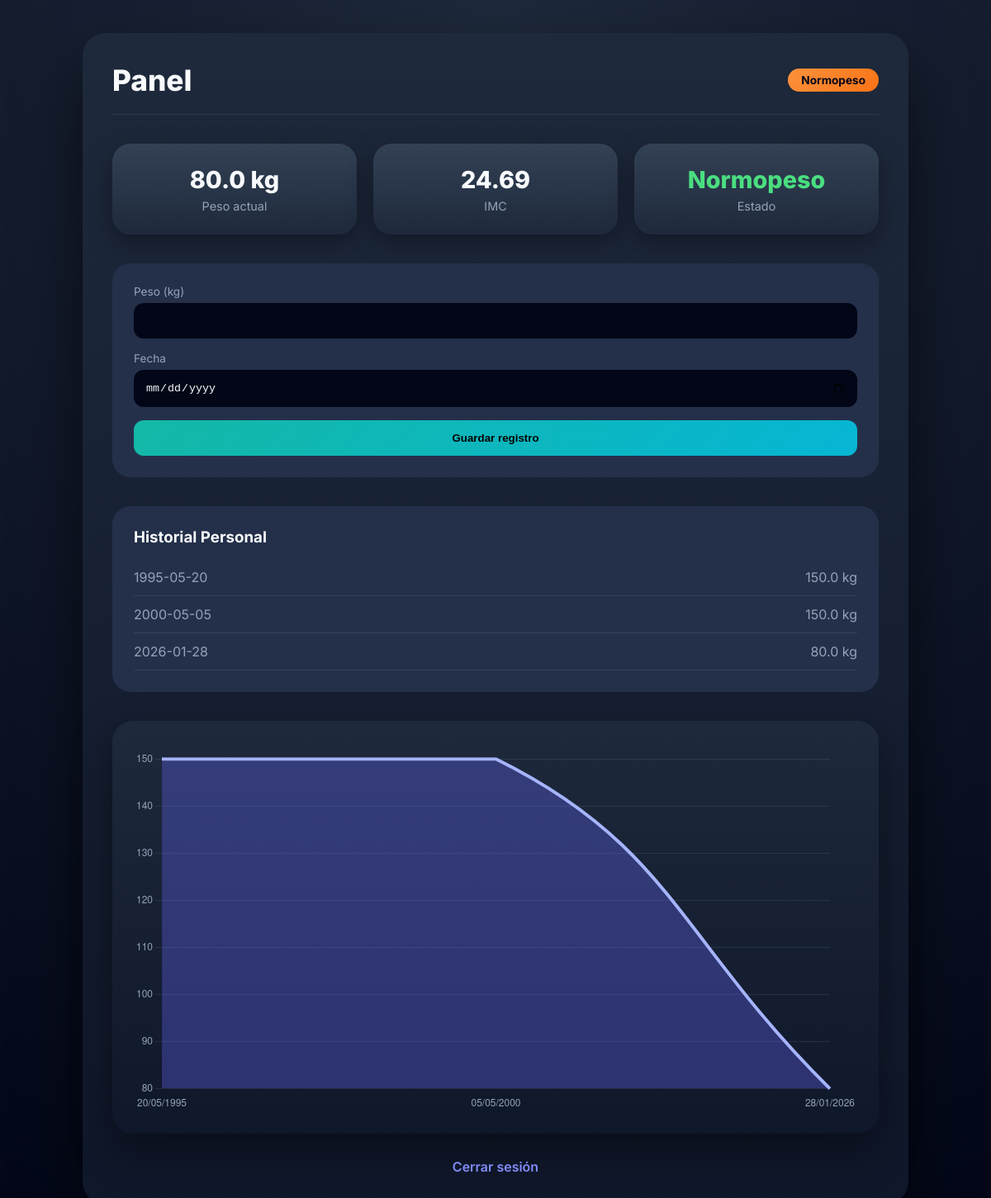
The page / (signed in) on the database its author committed.
### tables this page shows
CREATE TABLE registros (
            id INTEGER PRIMARY KEY AUTOINCREMENT,
            user_id INTEGER,
            peso REAL,
            fecha TEXT,
            FOREIGN KEY(user_id) REFERENCES users(id)
        );

### src/app.py (the view)
@app.get("/")
@jwt_required()
def home():
    current_user_id = get_jwt_identity()
    claims = get_jwt()
    es_admin = claims.get("rol") == "admin"
    registros = RegistroPeso.obtener_por_usuario(current_user_id)
    registros = sorted(registros, key=lambda r: r[2])
    altura = Usuario.get_altura(current_user_id)
    ultimo_peso = registros[-1][1] if registros else 0
    imc = None
    estado = "—"
    color_estado = "#94a3b8"
    if altura and ultimo_peso:
        imc = round(ultimo_peso / ((altura / 100) ** 2), 2)
        if imc < 18.5: estado, color_estado = "Bajo peso", "#fbbf24"
        elif imc < 25: estado, color_estado = "Normopeso", "#4ade80"
        elif imc < 30: estado, color_estado = "Sobrepeso", "#fb923c"
        else: estado, color_estado = "Obesidad", "#ef4444"
    labels = [datetime.strptime(r[2], "%Y-%m-%d").strftime("%d/%m/%Y") for r in registros]
    data = [r[1] for r in registros]
    return render_template(
        "home.html",
        registros=registros,
        peso_actual=ultimo_peso,
        imc=imc,
        estado=estado,
        color_estado=color_estado,
        altura=altura,
        labels=labels,
        data=data,
        hoy=date.today().strftime("%Y-%m-%d"),
        es_admin=es_admin  # <--- ¡PASAMOS EL DATO AQUÍ!
    )

### src/app.py (called while the page is built)
@app.after_request
def aplicar_seguridad(response):
    response.headers['Strict-Transport-Security'] = 'max-age=31536000; includeSubDomains'
    response.headers['Content-Security-Policy'] = csp_string
    response.headers['X-Content-Type-Options'] = 'nosniff'
    response.headers['X-Frame-Options'] = 'SAMEORIGIN'
    return response

### src/db.py (called while the page is built)
def get_connection():
    return sqlite3.connect(DB_PATH)

### src/models.py (called while the page is built)
    @staticmethod
    def get_altura(user_id):
        conn = get_connection()
        cur = conn.cursor()
        cur.execute("SELECT altura FROM users WHERE id=?", (user_id,))
        row = cur.fetchone()
        conn.close()
        return row[0] if row else None

    @staticmethod
    def obtener_por_usuario(user_id):
        conn = get_connection()
        cur = conn.cursor()
        cur.execute("""
            SELECT id, peso, fecha
            FROM registros
            WHERE user_id=?
            ORDER BY fecha DESC
        """, (user_id,))
        rows = cur.fetchall()
        conn.close()
        return rows

### templates/home.html (shortened to what this page needs)
<!DOCTYPE html>
<html lang="es">
<head>
</head>
<body>
<div class="panel">
    {% if es_admin %}
    <div class="header">
        <h1>Panel de Control 🛡️</h1>
    </div>
    <div class="stats" style="grid-template-columns: 1fr;">
        <div class="stat">
            <div class="stat-value">Modo Administrador</div>
            <div class="stat-label">Gestión global del sistema activada</div>
        </div>
    </div>
    <div class="form-card" style="text-align: center; padding: 40px;">
        <p style="margin-bottom: 25px; color: var(--muted); font-size: 1.1rem;">
            Bienvenido, Jefe. Desde aquí puedes supervisar la actividad de todos los usuarios registrados.
        </p>
        <a href="/admin/registros" class="btn-admin">
            📊 Acceder a Registros Globales
        </a>
    </div>
    {% else %}
    <div class="header">
        <h1>Panel</h1>
        <div class="status">{{ estado }}</div>
    </div>
    <div class="stats">
        <div class="stat">
            <div class="stat-value">{{ peso_actual }} kg</div>
            <div class="stat-label">Peso actual</div>
        </div>
        <div class="stat">
            <div class="stat-value">{{ imc }}</div>
            <div class="stat-label">IMC</div>
        </div>
        <div class="stat">
            <div class="stat-value" style="color:{{ color_estado }}">{{ estado }}</div>
            <div class="stat-label">Estado</div>
        </div>
    </div>
    <div class="form-card">
        <form method="POST" action="/registro">
            <label>Peso (kg)</label>
            <input type="number" step="0.01" name="peso" required>
            <label>Fecha</label>
            <input type="date" name="fecha" required min="2000-01-01" max="{{ hoy }}">
            <button>Guardar registro</button>
        </form>
    </div>
    <div class="historial">
        <h3>Historial Personal</h3>
        {% if registros %}
            {% for r in registros %}
            <div class="item">
                <span>{{ r[2] }}</span>
                <span>{{ r[1] }} kg</span>
            </div>
            {% endfor %}
        {% else %}
            <p style="color:var(--muted)">No hay registros aún.</p>
        {% endif %}
    </div>
    {% if registros %}
    <div class="chart-card">
        <canvas id="chart"></canvas>
    </div>
    {% endif %}
    {% endif %}
    <div class="links">
        <a href="/logout" class="btn-logout">Cerrar sesión</a>
    </div>
</div>
{% if registros %}
<script>
const labels = {{ labels | tojson | safe }};
const data = {{ data | tojson | safe }};
new Chart(document.getElementById('chart'), {
    type: 'line',
    data: {
        labels: labels,
        datasets: [{
            data: data,
            borderColor: '#a5b4fc',
            backgroundColor: 'rgba(99,102,241,.35)',
            borderWidth: 4,
            tension: .45,
            fill: true,
            pointRadius: 0,
            pointHoverRadius: 7,
            pointBackgroundColor: '#e0e7ff'
        }]
    },
    options: {
        animation: { duration: 1400, easing: 'easeOutQuart' },
        plugins: {
            legend: { display: false },
            tooltip: {
                backgroundColor: '#020617',
                titleColor: '#e5e7eb',
                bodyColor: '#f8fafc',
                padding: 14,
                cornerRadius: 12
            }
        },
        scales: {
            x: {
                grid: { display: false },
                ticks: { color: '#94a3b8' }
            },
            y: {
                grid: { color: 'rgba(148,163,184,.15)' },
                ticks: { color: '#94a3b8' }
            }
        }
    }
});
</script>
{% endif %}
</body>
</html>

### templates/home.html (style rules this page uses)
:root { --bg:#0f172a; --card:#1e293b; --card-soft:#24304a; --text:#f8fafc; --muted:#94a3b8; --primary:#6366f1; --success:#4ade80; --danger:#ef4444; --warning:#fbbf24; }
* { box-sizing:border-box;margin:0;padding:0 }
body { font-family:'Inter',sans-serif; background:radial-gradient(circle at top,#1e293b,#020617); color:var(--text); padding:40px 20px; }
.panel { max-width:1000px; margin:0 auto; background:linear-gradient(180deg,#1e293b,#0f172a); border-radius:28px; padding:36px; box-shadow:0 40px 80px rgba(0,0,0,.6); }
.header { display:flex; justify-content:space-between; align-items:center; margin-bottom:35px; padding-bottom:20px; border-bottom:1px solid rgba(148,163,184,.15); }
.header h1 { font-size:2.2rem; font-weight:800; }
.status { font-size:.85rem; padding:6px 16px; border-radius:999px; background:linear-gradient(135deg,#fb923c,#f97316); color:#020617; font-weight:700; }
.stats { display:grid; grid-template-columns:repeat(3,1fr); gap:20px; margin-bottom:35px; }
.stat { background:linear-gradient(180deg,#334155,#1e293b); padding:26px; border-radius:22px; text-align:center; box-shadow:0 10px 30px rgba(0,0,0,.35); }
.stat-value { font-size:1.8rem; font-weight:800; }
.stat-label { font-size:.9rem; color:var(--muted); margin-top:6px; }
.form-card { background:var(--card-soft); padding:26px; border-radius:22px; margin-bottom:35px; }
label { display:block; font-size:.85rem; color:var(--muted); margin-bottom:6px; }
input { width:100%; padding:14px; border-radius:12px; border:none; margin-bottom:16px; background:#020617; color:var(--text); }
button { width:100%; padding:14px; background:linear-gradient(135deg,#14b8a6,#06b6d4); border:none; border-radius:12px; font-weight:700; cursor:pointer; }
.historial { background:var(--card-soft); padding:26px; border-radius:22px; margin-bottom:35px; }
.historial h3 { margin-bottom:15px; }
.item { display:flex; justify-content:space-between; padding:12px 0; border-bottom:1px solid rgba(148,163,184,.15); color:var(--muted); }
.chart-card { background:linear-gradient(180deg,#1e293b,#0f172a); padding:26px; border-radius:26px; box-shadow:0 20px 50px rgba(0,0,0,.45); }
.btn-logout { color: #818cf8; text-decoration: none; font-weight: 600; }
canvas { margin-top:10px; }
.links { margin-top:30px; text-align:center; }
.links a { color:#818cf8; text-decoration:none; }

### rows shown on the page
registros: peso "80.0", fecha "2026-01-28"
registros: fecha "1995-05-20", peso "150.0"
registros: fecha "2000-05-05", peso "150.0"

### other values the page prints
{{ estado }} "Normopeso"
{{ imc }} "24.69"
chart data {{ labels | tojson | safe }} ["20/05/1995", "05/05/2000", "28/01/2026"]
chart data {{ data | tojson | safe }} [150.0, 150.0, 80.0]
